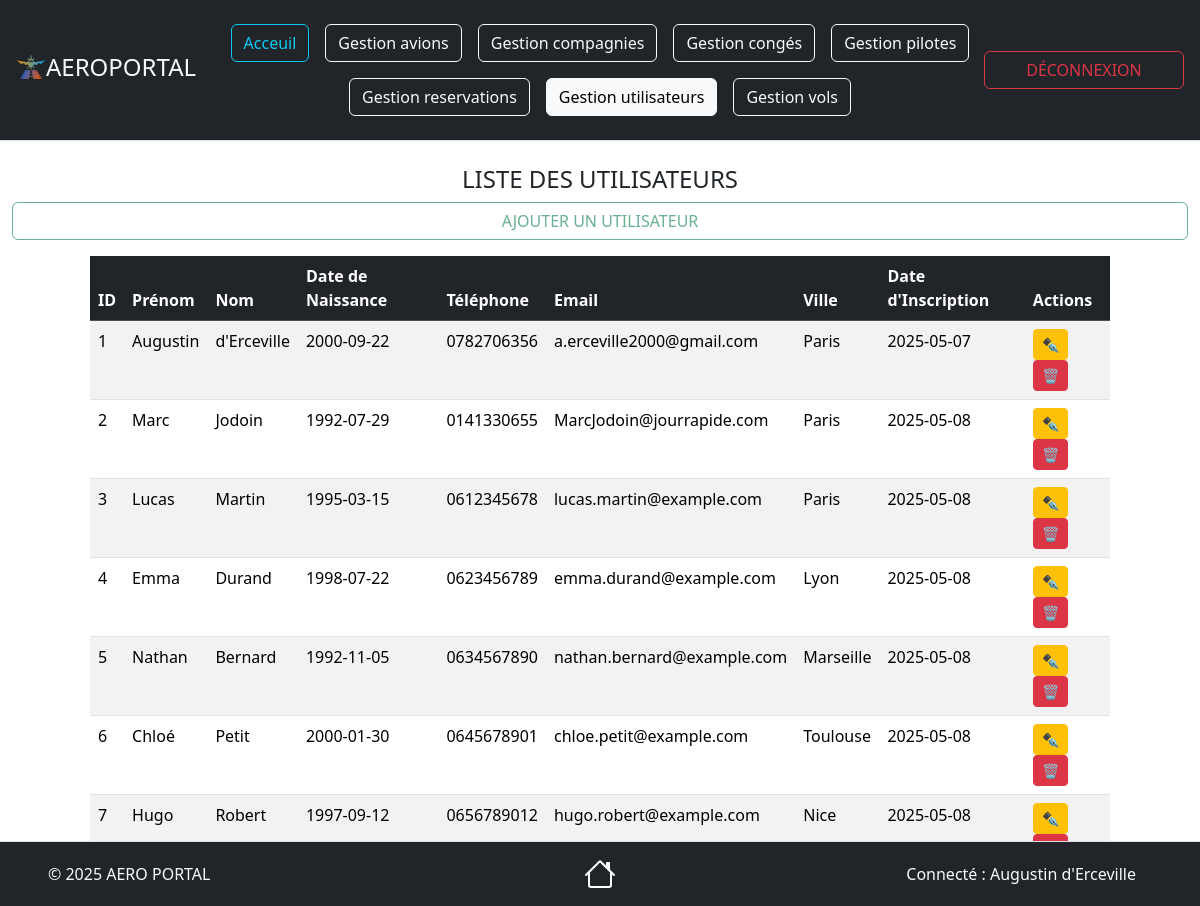
The app's page /views/Utilisateurs/UtilisateursRead.php (signed in) with its own data.
### tables this page shows
CREATE TABLE IF NOT EXISTS `utilisateurs` (
                                              `id_utilisateur` int NOT NULL AUTO_INCREMENT COMMENT 'Identifiant unique de l''utilisateur',
                                              `prenom` varchar(50) NOT NULL COMMENT 'Prénom',
                                              `nom` varchar(50) NOT NULL COMMENT 'Nom',
                                              `telephone` varchar(13) NOT NULL COMMENT 'Téléphone',
                                              `email` varchar(100) NOT NULL COMMENT 'Email',
                                              `mot_de_passe` varchar(255) NOT NULL COMMENT 'Mot de passe',
                                              `date_naissance` date NOT NULL COMMENT 'Date de naissance',
                                              `ville_residence` varchar(50) NOT NULL COMMENT 'Ville de résidence',
                                              `inscription` datetime NOT NULL DEFAULT CURRENT_TIMESTAMP COMMENT 'Date d''inscription',
                                              PRIMARY KEY (`id_utilisateur`),
                                              UNIQUE KEY `email` (`email`)
);

### source/repository/UtilisateursRepository.php (called while the page is built, shortened)
<?php
require_once __DIR__ . '/../model/UtilisateursModel.php';
class UtilisateursRepository
{
    private $bdd;
    public function __construct(\PDO $bdd)
    {
        $this->bdd = $bdd;
        $this->bdd->setAttribute(\PDO::ATTR_ERRMODE, \PDO::ERRMODE_EXCEPTION);
    }
    public function getUsers(): array {
        try {
            $query = $this->bdd->prepare("SELECT * FROM utilisateurs");
            $query->execute();
            $users = [];
            while ($data = $query->fetch(\PDO::FETCH_ASSOC)) {
                $users[] = new \UtilisateursModel($data);
            }
            return $users;
        } catch (\PDOException $e) {
            return [];
        }
    }
}

### source/model/UtilisateursModel.php (called while the page is built, shortened)
<?php
class UtilisateursModel
{
     private ?int $id_utilisateur = null;
     private ?string $prenom = null;
     private ?string $nom = null;
     private ?string $telephone = null;
     private ?string $email = null;
     private ?string $date_naissance = null;
     private ?string $ville_residence = null;
     private ?DateTime $inscription = null;
     public function hydrate($data) {
          if (isset($data['id_utilisateur'])) {
               $this->id_utilisateur = $data['id_utilisateur'];
          }
          if (isset($data['prenom'])) {
               $this->prenom = $data['prenom'];
          }
          if (isset($data['nom'])) {
               $this->nom = $data['nom'];
          }
          if (isset($data['telephone'])) {
               $this->telephone = $data['telephone'];
          }
          if (isset($data['email'])) {
               $this->email = $data['email'];
          }
          if (isset($data['date_naissance'])) {
               $this->date_naissance = $data['date_naissance'];
          }
          if (isset($data['ville_residence'])) {
               $this->ville_residence = $data['ville_residence'];
          }
          if (isset($data['inscription'])) {
               $this->inscription = new DateTime($data['inscription']);
          }
     }
     public function getIdUser()
     {
          return $this->id_utilisateur;
     }
     public function getPrenom()
     {
          return $this->prenom;
     }
     public function getNom()
     {
          return $this->nom;
     }
     public function getTelephone()
     {
          return $this->telephone;
     }
     public function getEmail()
     {
          return $this->email;
     }
     public function getDateNaissance()
     {
          return $this->date_naissance;
     }
     public function getVilleResidence()
     {
          return $this->ville_residence;
     }
     public function getInscription()
     {
          return $this->inscription;
     }
}

### views/Utilisateurs/UtilisateursRead.php (the view, shortened to what this page needs)
<?php
require_once __DIR__ . '/../../source/repository/UtilisateursRepository.php';
require_once __DIR__ . '/../../source/model/UtilisateursModel.php';
$config = new Config();
$bdd = $config->connexion();
$utilisateurRepo = new UtilisateursRepository($bdd);
$utilisateurs = $utilisateurRepo->getUsers();
?>
<!doctype html>
<html lang="fr">
<head>
     <link href="https://cdn.jsdelivr.net/npm/bootstrap@5.3.3/dist/css/bootstrap.min.css" rel="stylesheet">
</head>
<body>
<header class="d-flex flex-wrap align-items-center justify-content-center justify-content-md-between py-3 mb-4 border-bottom bg-dark">
     <div class="col-2 ms-3 mb-2 mb-md-0 text-light">
          <a href="../Acceuil.php" class="d-inline-flex link-body-emphasis text-decoration-none">
               <img src="../../documentation/img/Logo.png" style="max-width: 15%; height: auto;">
               <div class="fs-4 text-light">AEROPORTAL</div>
          </a>
     </div>
     <ul class="nav col mb-2 justify-content-center mb-md-0">
          <li><a href="../Acceuil.php" class="nav-link px-2"><button type="button" class="btn btn-outline-info">Acceuil</button></a></li>
          <li><a href="../Avions/AvionsRead.php" class="nav-link px-2"><button type="button" class="btn btn-outline-light">Gestion avions</button></a></li>
          <li><a href="../Compagnies/CompagniesRead.php" class="nav-link px-2"><button type="button" class="btn btn-outline-light">Gestion compagnies</button></a></li>
          <li><a href="../Conges/CongesRead.php" class="nav-link px-2"><button type="button" class="btn btn-outline-light">Gestion congés</button></a></li>
          <li><a href="../Pilotes/PilotesRead.php" class="nav-link px-2"><button type="button" class="btn btn-outline-light">Gestion pilotes</button></a></li>
          <li><a href="../Reservations/ReservationsRead.php" class="nav-link px-2"><button type="button" class="btn btn-outline-light">Gestion reservations</button></a></li>
          <li><a href="../Utilisateurs/UtilisateursRead.php" class="nav-link px-2"><button type="button" class="btn btn-outline-light active">Gestion utilisateurs</button></a></li>
          <li><a href="../Vols/VolsRead.php" class="nav-link px-2"><button type="button" class="btn btn-outline-light">Gestion vols</button></a></li>
     </ul>
     <div class="col-2 btn-group md-3 me-3 text-end" role="group" aria-label="Boutons utilisateur">
          <?php if (isset($_SESSION['utilisateur'])): ?>
               <a href="../../source/treatment/deconnexion.php" class="btn btn-outline-danger">DÉCONNEXION</a>
          <?php else: ?>
               <a href="Connexion.php" class="btn btn-outline-success">CONNEXION</a>
               <a href="Inscription.php" class="btn btn-outline-primary">INSCRIPTION</a>
          <?php endif; ?>
     </div>
</header>
<div class="mx-4">
    <div class="row">
        <h4 class="text-center text-uppercase">Liste des utilisateurs</h4>
        <a href="UtilisateursCreate.php" class="btn btn-outline-success text-uppercase disabled">Ajouter un utilisateur</a>
    </div>
</div>
<div class="row my-3">
    <div class="col-1"></div>
    <table class="col table table-striped">
          <thead class="table-dark">
          <tr>
               <th>ID</th>
               <th>Prénom</th>
               <th>Nom</th>
               <th>Date de Naissance</th>
               <th>Téléphone</th>
               <th>Email</th>
               <th>Ville</th>
               <th>Date d'Inscription</th>
               <th>Actions</th>
          </tr>
          </thead>
          <tbody>
          <?php foreach ($utilisateurs as $user): ?>
               <tr>
                    <td><?= htmlspecialchars($user->getIdUser() ?? 'Inconnu', ENT_QUOTES, 'UTF-8') ?></td>
                    <td><?= htmlspecialchars($user->getPrenom() ?? 'Inconnu', ENT_QUOTES, 'UTF-8') ?></td>
                    <td><?= htmlspecialchars($user->getNom() ?? 'Inconnu', ENT_QUOTES, 'UTF-8') ?></td>
                    <td><?= htmlspecialchars($user->getDateNaissance() ?? 'Inconnu', ENT_QUOTES, 'UTF-8') ?></td>
                    <td><?= htmlspecialchars($user->getTelephone() ?? 'Inconnu', ENT_QUOTES, 'UTF-8') ?></td>
                    <td><?= htmlspecialchars($user->getEmail() ?? 'Inconnu', ENT_QUOTES, 'UTF-8') ?></td>
                    <td><?= htmlspecialchars($user->getVilleResidence() ?? 'Inconnu', ENT_QUOTES, 'UTF-8') ?></td>
                    <td><?= htmlspecialchars($user->getInscription()->format('Y-m-d') ?? 'Inconnu', ENT_QUOTES, 'UTF-8') ?></td>
                    <td>
                         <a href="UtilisateursUpdate.php?id=<?= $user->getIdUser() ?>" class="btn btn-warning btn-sm">✒️</a>
                         <a href="UtilisateursDelete.php?id=<?= $user->getIdUser() ?>" class="btn btn-danger btn-sm" onclick="return confirm('Êtes-vous sûr de vouloir supprimer cet utilisateur ?');">🗑️</a>
                    </td>
               </tr>
          <?php endforeach; ?>
          </tbody>
     </table>
     <div class="col-1"></div>
</div>
<?php include '../Footer.php'; ?>

### views/Footer.php (shortened to what this page needs)
<footer class="d-flex flex-wrap justify-content-between align-items-center py-3 mt-4 border-top bg-dark  fixed-bottom">
     <p class="col-md-4 mb-0 ps-5 text-light">&copy; 2025 AERO PORTAL</p>
     <a href="Acceuil.php" class="col-md-4 d-flex align-items-center justify-content-center mb-3 mb-md-0 me-md-auto link-body-emphasis text-decoration-none">
     </a>
     <ul class="nav col-md-4 justify-content-end align-items-center">
          <?php if (isset($_SESSION['utilisateur'])): ?>
               <li class="nav-item d-flex align-items-center me-3">
                    <span class="text-light">Connecté : <?= htmlspecialchars($_SESSION['utilisateur']['prenom']) ?> <?= htmlspecialchars($_SESSION['utilisateur']['nom']) ?></span>
               </li>
          <?php endif; ?>
     </ul>
</footer>
<script src="https://cdn.jsdelivr.net/npm/@tailwindcss/browser@4"></script>
</body>
</html>

### records on screen
utilisateurs: id_utilisateur "1", prenom "Augustin", nom "d'Erceville", date_naissance "2000-09-22", telephone "0782706356", email "a.erceville2000@gmail.com", ville_residence "Paris", inscription "2025-05-07"
utilisateurs: id_utilisateur "2", prenom "Marc", nom "Jodoin", date_naissance "1992-07-29", telephone "0141330655", email "MarcJodoin@jourrapide.com", ville_residence "Paris", inscription "2025-05-08"
utilisateurs: id_utilisateur "3", prenom "Lucas", nom "Martin", date_naissance "1995-03-15", telephone "0612345678", email "lucas.martin@example.com", ville_residence "Paris", inscription "2025-05-08"
utilisateurs: id_utilisateur "4", prenom "Emma", nom "Durand", date_naissance "1998-07-22", telephone "0623456789", email "emma.durand@example.com", ville_residence "Lyon", inscription "2025-05-08"
utilisateurs: id_utilisateur "5", prenom "Nathan", nom "Bernard", date_naissance "1992-11-05", telephone "0634567890", email "nathan.bernard@example.com", ville_residence "Marseille", inscription "2025-05-08"
utilisateurs: id_utilisateur "6", prenom "Chloé", nom "Petit", date_naissance "2000-01-30", telephone "0645678901", email "chloe.petit@example.com", ville_residence "Toulouse", inscription "2025-05-08"
utilisateurs: id_utilisateur "7", prenom "Hugo", nom "Robert", date_naissance "1997-09-12", telephone "0656789012", email "hugo.robert@example.com", ville_residence "Nice", inscription "2025-05-08"

### other values on screen
$_SESSION['utilisateur']['prenom'] "Augustin"
$_SESSION['utilisateur']['nom'] "d'Erceville"
